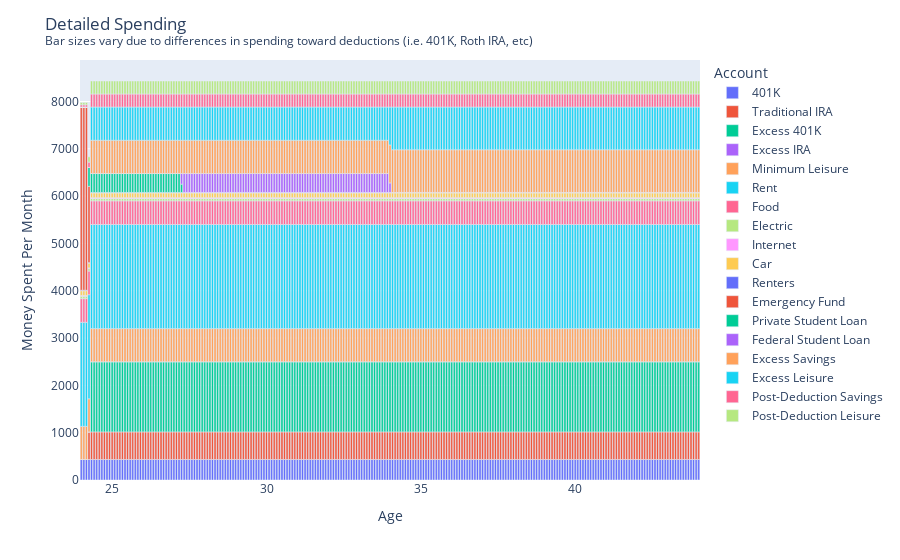

Notebook code cell kept with this figure:
### Code cell
# Extract the required columns
plot_dat = results['Spent'].with_columns((pl.col("Years") + current_age).alias("Age")).drop("Years").filter(pl.col("Age") < current_age+look_ahead_years)

# Plot each account value over the years
fig = px.bar(plot_dat.melt(id_vars="Age").rename(mapping={"variable" : "Account"}), x="Age", y="value", color='Account')

# Update layout and show the plot
fig.update_layout(title = "Detailed Spending <br><sup>Bar sizes vary due to differences in spending toward deductions (i.e. 401K, Roth IRA, etc)</sup>", 
                  xaxis_title='Age', yaxis_title='Money Spent Per Month')
fig.show()

### Figure 1 — Plotly figure (JSON) as saved in the notebook; plotly's stock layout.template omitted (floating-point values rounded to 4 significant figures; data arrays with more than 128 entries replaced by an {"elided": "..."} marker saying what was removed)
{"data": [{"alignmentgroup": "True", "hovertemplate": "Account=401K<br>Age=%{x}<br>value=%{y}<extra></extra>", "legendgroup": "401K", "marker": {"color": "#636efa", "pattern": {"shape": ""}}, "name": "401K", "offsetgroup": "401K", "orientation": "v", "showlegend": true, "textposition": "auto", "type": "bar", "x": {"elided": "241 float values"}, "xaxis": "x", "y": {"elided": "241 float values"}, "yaxis": "y"}, {"alignmentgroup": "True", "hovertemplate": "Account=Traditional IRA<br>Age=%{x}<br>value=%{y}<extra></extra>", "legendgroup": "Traditional IRA", "marker": {"color": "#EF553B", "pattern": {"shape": ""}}, "name": "Traditional IRA", "offsetgroup": "Traditional IRA", "orientation": "v", "showlegend": true, "textposition": "auto", "type": "bar", "x": {"elided": "241 float values"}, "xaxis": "x", "y": {"elided": "241 float values"}, "yaxis": "y"}, {"alignmentgroup": "True", "hovertemplate": "Account=Excess 401K<br>Age=%{x}<br>value=%{y}<extra></extra>", "legendgroup": "Excess 401K", "marker": {"color": "#00cc96", "pattern": {"shape": ""}}, "name": "Excess 401K", "offsetgroup": "Excess 401K", "orientation": "v", "showlegend": true, "textposition": "auto", "type": "bar", "x": {"elided": "241 float values"}, "xaxis": "x", "y": {"elided": "241 float values"}, "yaxis": "y"}, {"alignmentgroup": "True", "hovertemplate": "Account=Excess IRA<br>Age=%{x}<br>value=%{y}<extra></extra>", "legendgroup": "Excess IRA", "marker": {"color": "#ab63fa", "pattern": {"shape": ""}}, "name": "Excess IRA", "offsetgroup": "Excess IRA", "orientation": "v", "showlegend": true, "textposition": "auto", "type": "bar", "x": {"elided": "241 float values"}, "xaxis": "x", "y": {"elided": "241 int values"}, "yaxis": "y"}, {"alignmentgroup": "True", "hovertemplate": "Account=Minimum Leisure<br>Age=%{x}<br>value=%{y}<extra></extra>", "legendgroup": "Minimum Leisure", "marker": {"color": "#FFA15A", "pattern": {"shape": ""}}, "name": "Minimum Leisure", "offsetgroup": "Minimum Leisure", "orientation": "v", "showlegend": true, "textposition": "auto", "type": "bar", "x": {"elided": "241 float values"}, "xaxis": "x", "y": {"elided": "241 int values"}, "yaxis": "y"}, {"alignmentgroup": "True", "hovertemplate": "Account=Rent<br>Age=%{x}<br>value=%{y}<extra></extra>", "legendgroup": "Rent", "marker": {"color": "#19d3f3", "pattern": {"shape": ""}}, "name": "Rent", "offsetgroup": "Rent", "orientation": "v", "showlegend": true, "textposition": "auto", "type": "bar", "x": {"elided": "241 float values"}, "xaxis": "x", "y": {"elided": "241 int values"}, "yaxis": "y"}, {"alignmentgroup": "True", "hovertemplate": "Account=Food<br>Age=%{x}<br>value=%{y}<extra></extra>", "legendgroup": "Food", "marker": {"color": "#FF6692", "pattern": {"shape": ""}}, "name": "Food", "offsetgroup": "Food", "orientation": "v", "showlegend": true, "textposition": "auto", "type": "bar", "x": {"elided": "241 float values"}, "xaxis": "x", "y": {"elided": "241 int values"}, "yaxis": "y"}, {"alignmentgroup": "True", "hovertemplate": "Account=Electric<br>Age=%{x}<br>value=%{y}<extra></extra>", "legendgroup": "Electric", "marker": {"color": "#B6E880", "pattern": {"shape": ""}}, "name": "Electric", "offsetgroup": "Electric", "orientation": "v", "showlegend": true, "textposition": "auto", "type": "bar", "x": {"elided": "241 float values"}, "xaxis": "x", "y": {"elided": "241 int values"}, "yaxis": "y"}, {"alignmentgroup": "True", "hovertemplate": "Account=Internet<br>Age=%{x}<br>value=%{y}<extra></extra>", "legendgroup": "Internet", "marker": {"color": "#FF97FF", "pattern": {"shape": ""}}, "name": "Internet", "offsetgroup": "Internet", "orientation": "v", "showlegend": true, "textposition": "auto", "type": "bar", "x": {"elided": "241 float values"}, "xaxis": "x", "y": {"elided": "241 float values"}, "yaxis": "y"}, {"alignmentgroup": "True", "hovertemplate": "Account=Car<br>Age=%{x}<br>value=%{y}<extra></extra>", "legendgroup": "Car", "marker": {"color": "#FECB52", "pattern": {"shape": ""}}, "name": "Car", "offsetgroup": "Car", "orientation": "v", "showlegend": true, "textposition": "auto", "type": "bar", "x": {"elided": "241 float values"}, "xaxis": "x", "y": {"elided": "241 int values"}, "yaxis": "y"}, {"alignmentgroup": "True", "hovertemplate": "Account=Renters<br>Age=%{x}<br>value=%{y}<extra></extra>", "legendgroup": "Renters", "marker": {"color": "#636efa", "pattern": {"shape": ""}}, "name": "Renters", "offsetgroup": "Renters", "orientation": "v", "showlegend": true, "textposition": "auto", "type": "bar", "x": {"elided": "241 float values"}, "xaxis": "x", "y": {"elided": "241 int values"}, "yaxis": "y"}, {"alignmentgroup": "True", "hovertemplate": "Account=Emergency Fund<br>Age=%{x}<br>value=%{y}<extra></extra>", "legendgroup": "Emergency Fund", "marker": {"color": "#EF553B", "pattern": {"shape": ""}}, "name": "Emergency Fund", "offsetgroup": "Emergency Fund", "orientation": "v", "showlegend": true, "textposition": "auto", "type": "bar", "x": {"elided": "241 float values"}, "xaxis": "x", "y": {"elided": "241 float values"}, "yaxis": "y"}, {"alignmentgroup": "True", "hovertemplate": "Account=Private Student Loan<br>Age=%{x}<br>value=%{y}<extra></extra>", "legendgroup": "Private Student Loan", "marker": {"color": "#00cc96", "pattern": {"shape": ""}}, "name": "Private Student Loan", "offsetgroup": "Private Student Loan", "orientation": "v", "showlegend": true, "textposition": "auto", "type": "bar", "x": {"elided": "241 float values"}, "xaxis": "x", "y": {"elided": "241 float values"}, "yaxis": "y"}, {"alignmentgroup": "True", "hovertemplate": "Account=Federal Student Loan<br>Age=%{x}<br>value=%{y}<extra></extra>", "legendgroup": "Federal Student Loan", "marker": {"color": "#ab63fa", "pattern": {"shape": ""}}, "name": "Federal Student Loan", "offsetgroup": "Federal Student Loan", "orientation": "v", "showlegend": true, "textposition": "auto", "type": "bar", "x": {"elided": "241 float values"}, "xaxis": "x", "y": {"elided": "241 float values"}, "yaxis": "y"}, {"alignmentgroup": "True", "hovertemplate": "Account=Excess Savings<br>Age=%{x}<br>value=%{y}<extra></extra>", "legendgroup": "Excess Savings", "marker": {"color": "#FFA15A", "pattern": {"shape": ""}}, "name": "Excess Savings", "offsetgroup": "Excess Savings", "orientation": "v", "showlegend": true, "textposition": "auto", "type": "bar", "x": {"elided": "241 float values"}, "xaxis": "x", "y": {"elided": "241 float values"}, "yaxis": "y"}, {"alignmentgroup": "True", "hovertemplate": "Account=Excess Leisure<br>Age=%{x}<br>value=%{y}<extra></extra>", "legendgroup": "Excess Leisure", "marker": {"color": "#19d3f3", "pattern": {"shape": ""}}, "name": "Excess Leisure", "offsetgroup": "Excess Leisure", "orientation": "v", "showlegend": true, "textposition": "auto", "type": "bar", "x": {"elided": "241 float values"}, "xaxis": "x", "y": {"elided": "241 float values"}, "yaxis": "y"}, {"alignmentgroup": "True", "hovertemplate": "Account=Post-Deduction Savings<br>Age=%{x}<br>value=%{y}<extra></extra>", "legendgroup": "Post-Deduction Savings", "marker": {"color": "#FF6692", "pattern": {"shape": ""}}, "name": "Post-Deduction Savings", "offsetgroup": "Post-Deduction Savings", "orientation": "v", "showlegend": true, "textposition": "auto", "type": "bar", "x": {"elided": "241 float values"}, "xaxis": "x", "y": {"elided": "241 float values"}, "yaxis": "y"}, {"alignmentgroup": "True", "hovertemplate": "Account=Post-Deduction Leisure<br>Age=%{x}<br>value=%{y}<extra></extra>", "legendgroup": "Post-Deduction Leisure", "marker": {"color": "#B6E880", "pattern": {"shape": ""}}, "name": "Post-Deduction Leisure", "offsetgroup": "Post-Deduction Leisure", "orientation": "v", "showlegend": true, "textposition": "auto", "type": "bar", "x": {"elided": "241 float values"}, "xaxis": "x", "y": {"elided": "241 float values"}, "yaxis": "y"}], "layout": {"barmode": "relative", "legend": {"title": {"text": "Account"}, "tracegroupgap": 0}, "margin": {"t": 60}, "title": {"text": "Detailed Spending <br><sup>Bar sizes vary due to differences in spending toward deductions (i.e. 401K, Roth IRA, etc)</sup>"}, "xaxis": {"anchor": "y", "domain": [0, 1], "title": {"text": "Age"}}, "yaxis": {"anchor": "x", "domain": [0, 1], "title": {"text": "Money Spent Per Month"}}}}
